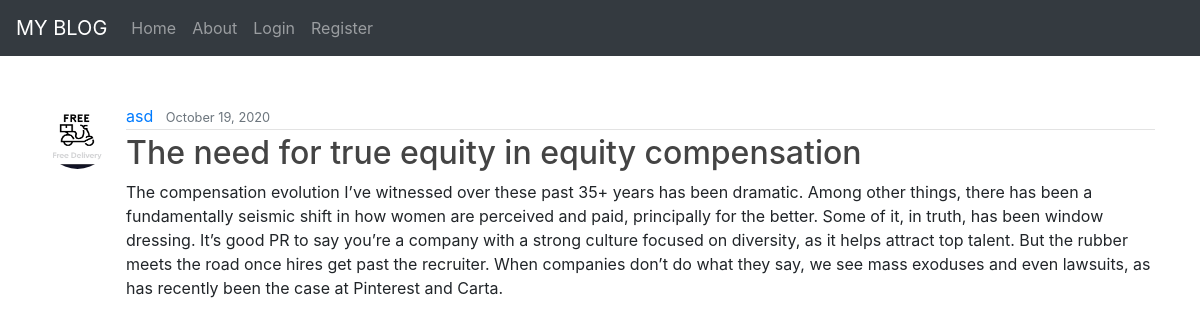
Screenshot of /post/21 with the database file from the repository.
### blogmain/models.py (models this page shows, shortened)
class Post(models.Model):
    title= models.CharField(max_length=100)
    content = models.TextField()
    date_posted = models.DateTimeField(default=timezone.now)
    author = models.ForeignKey(User,on_delete=models.CASCADE)

### users/models.py (models this page shows, shortened)
class Profile(models.Model):
    user = models.OneToOneField(User, on_delete=models.CASCADE)
    image = models.ImageField(default='profile_pics/default.jpg', upload_to='profile_pics')

### blogmain/views.py (the view)
# urls.py: path('post/<int:pk>', PostDetailView.as_view(),name='post-detail'),
class PostDetailView(DetailView):
    model=Post

### blogmain/templates/blogmain/post_detail.html (shortened to what this page needs)
{% extends "blogmain/base.html" %}
{% block content %}
    <article class="media content-section">
        <img class="rounded-circle article-img" src="{{ object.author.profile.image.url}}">
        <div class="media-body">
            <div class="article-metadata">
                <a class="mr-2" href="{% url 'user-posts' object.author.username %}">{{object.author}}</a>
                <small class="text-muted">{{object.date_posted|date:"F j, Y"}}</small>
            </div>
            <h2 class="article-title">{{object.title}}</h2>
            <p class="article-content">{{object.content}}</p>
        </div>
    </article>
{% endblock content %}

### blogmain/static/blogmain/main.css (style rules this page uses)
.article-title { color: #444444; }
.article-content { white-space: pre-line; }
.article-img { height: 65px; width: 65px; margin-right: 16px; }
.article-metadata { padding-bottom: 1px; margin-bottom: 4px; border-bottom: 1px solid #e3e3e3 }

### rows the page displays
Post: author.profile.image (picture), author "asd", date_posted "October 19, 2020", title "The need for true equity in equity compensation", content "The compensation evolution I’ve witnessed over these past 35+ years has been dramatic. Among other things, there has been a fundamentally seismic shift in how women are perceived and paid, principally for the better. Some of it, in truth, has been window dressing. It’s good PR to say you’re a company with a strong culture focused on diversity, as it helps attract top talent. But the rubber meets the road once hires get past the recruiter. When companies don’t do what they say, we see mass exoduses and even lawsuits, as has recently been the case at Pinterest and Carta."
